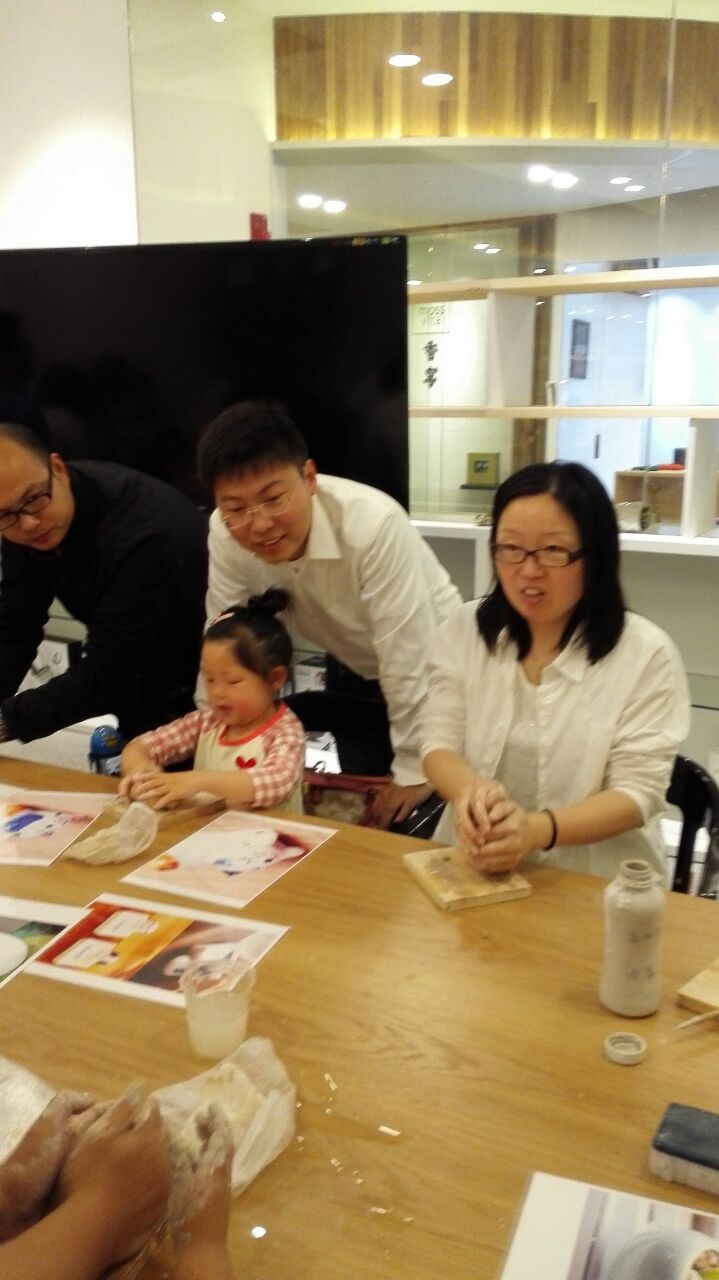
#> input picture python/ml/cv/input.JPG, 719 x 1280 px, given in place of the camera
$ python face.py   (Python 2 division)   (older library calls are emulated)
#> lines starting #> are read from the running program, lines starting #| are printed output that depends on the picture
__author__ = 'xialei'
# -*- coding: UTF-8 -*-

import cv2
import numpy as np

cv2.namedWindow("faceDetect")
cap = cv2.VideoCapture(0)
success, frame = cap.read()
#> frame is the input picture: shape (1280, 719, 3); mean B, G, R 95.4, 129.7, 149.6
classifier = cv2.CascadeClassifier("haarcascade_frontalface_alt.xml")

while success:
    success, frame = cap.read()
    size = frame.shape[:2]
#> size = (1280, 719)
    image = np.zeros(size, dtype=np.float16)
    image = cv2.cvtColor(frame, cv2.cv.CV_BGR2GRAY)
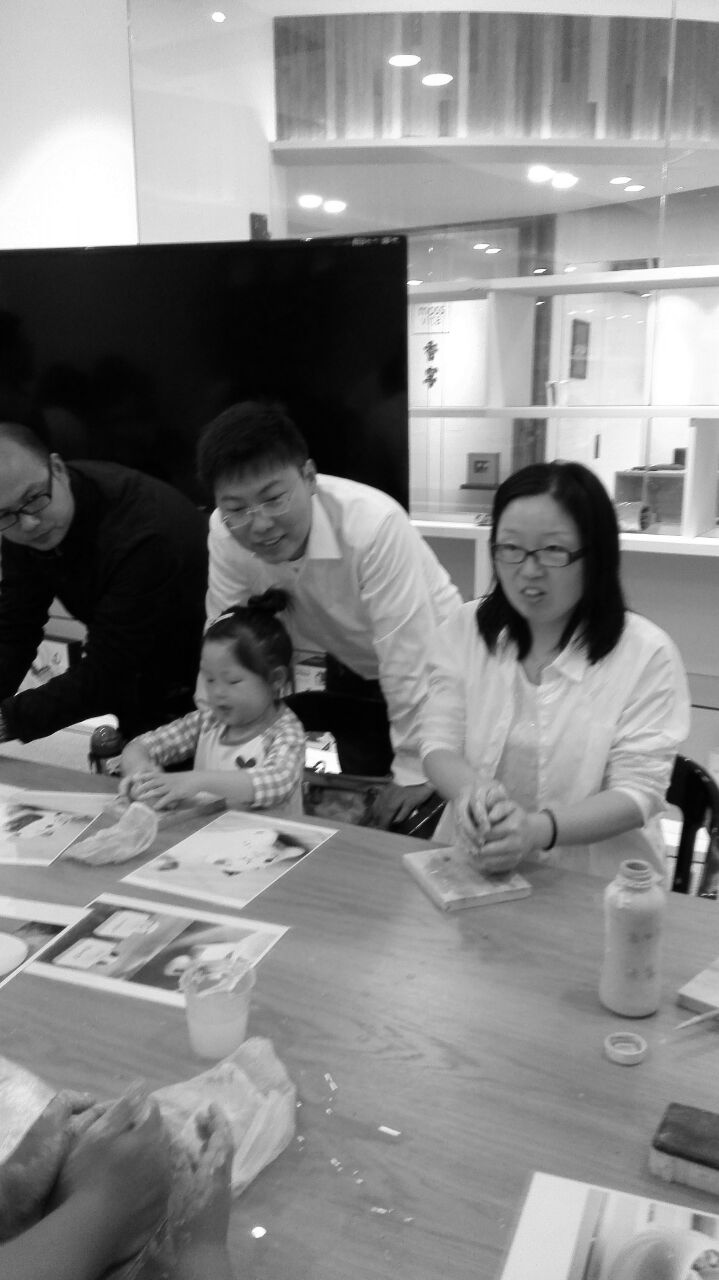
#> image: shape (1280, 719); min 0, max 255, mean 131.8
    cv2.equalizeHist(image, image)
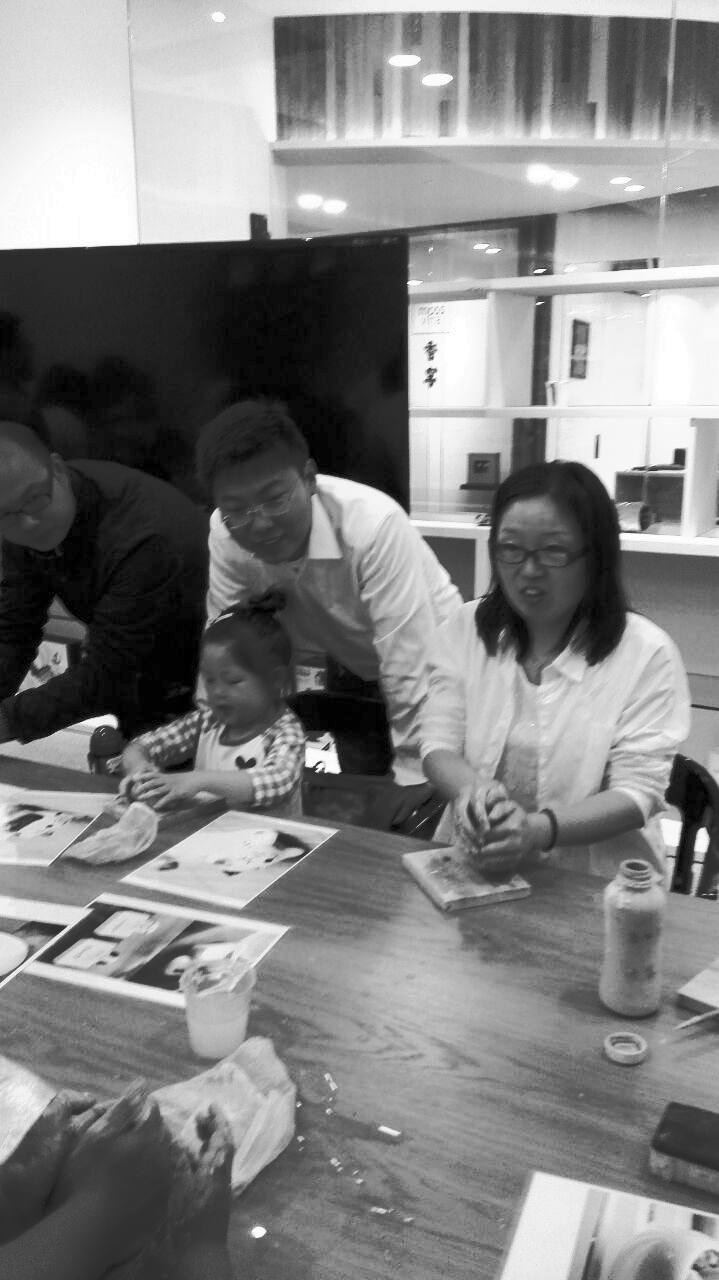
#> image: shape (1280, 719); min 0, max 255, mean 128.2
    divisor = 8
    h, w = size
#> h = 1280; w = 719
    minSize = (w / divisor, h / divisor)
#> minSize = (89, 160)
    faceRects = classifier.detectMultiScale(image, 1.2, 2, cv2.CASCADE_SCALE_IMAGE, minSize)
#> faceRects = ()
    if len(faceRects) > 0:
        for faceRect in faceRects:
            x, y, w, h = faceRect
            cv2.circle(frame, (x + w / 2, y + h / 2), min(w / 2, h / 2), (255, 0, 0))
            cv2.circle(frame, (x + w / 4, y + h / 4), min(w / 8, h / 8), (255, 0, 0))
            cv2.circle(frame, (x + 3 * w / 4, y + h / 4), min(w / 8, h / 8), (255, 0, 0))
            cv2.rectangle(frame, (x + 3 * w / 8, y + 3 * h / 4), (x + 5 * w / 8, y + 7 * h / 8), (255, 0, 0))
    cv2.imshow("faceDetect", frame)
    key = cv2.waitKey(10)
#> (key Esc is pressed here)
    c = chr(key & 255)
    if c in ['q', 'Q', chr(27)]:
        break
cv2.destroyWindow("faceDetect")
